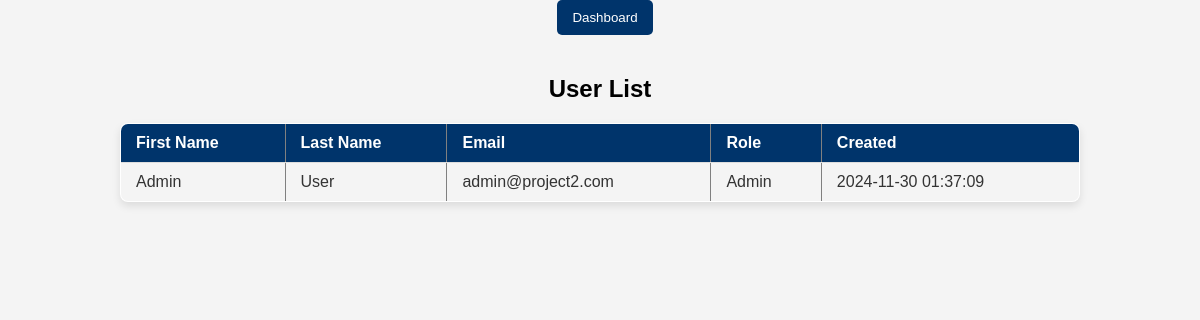
The app's page /view_users.php with its own data.
### tables this page shows
CREATE TABLE `users` (
    `id` int(11) NOT NULL auto_increment,
    `firstname` varchar(255) NOT NULL default '',
    `lastname` varchar(255) NOT NULL default '',
    `password` varchar(255) NOT NULL default '',
    `email` varchar(255) NOT NULL default '',
    `role` varchar(255) NOT NULL default '',
    `created_at` DATETIME NOT NULL DEFAULT CURRENT_TIMESTAMP,
    PRIMARY KEY (`id`)
);

### view_users.php (the view, shortened to what this page needs)
<?php
include 'db.php';
$sql = "SELECT * FROM users";
$stmt = $conn->prepare($sql);
$stmt->execute();
$users = $stmt->fetchAll(PDO::FETCH_ASSOC);
?>
<!DOCTYPE html>
<html lang="en">
<head>
    <link rel="stylesheet" href="user_styles.css">
</head>
<body>
    <button onclick="window.location.href='dashboard.php'">Dashboard</button>
    <h2>User List</h2>
    <table border="1">
        <tr>
            <th>First Name</th>
            <th>Last Name</th>
            <th>Email</th>
            <th>Role</th>
            <th>Created</th>
        </tr>
        <?php foreach ($users as $user): ?>
        <tr>
            <td><?= htmlspecialchars($user['firstname']) ?></td>
            <td><?= htmlspecialchars($user['lastname']) ?></td>
            <td><?= htmlspecialchars($user['email']) ?></td>
            <td><?= htmlspecialchars($user['role']) ?></td>
            <td><?= htmlspecialchars($user['created_at']) ?></td>
        </tr>
        <?php endforeach; ?>
    </table>
</body>
</html>

### user_styles.css (style rules this page uses)
body { font-family: Arial, sans-serif; background-color: #f4f4f4; margin: 0; padding: 0; text-align: center; }
button { background-color: #00346b; color: white; padding: 10px 15px; border: none; border-radius: 5px; cursor: pointer; margin-bottom: 20px; margin-left: 10px; }
table { width: 80%; margin: 20px auto; border-collapse: collapse; box-shadow: 0 4px 8px rgba(0, 0, 0, 0.1); background-color: white; border-radius: 8px; overflow: hidden; }
th { background-color: #00346b; color: white; padding: 10px 15px; text-align: left; font-weight: bold; }
td { padding: 10px 15px; text-align: left; border-bottom: 1px solid #ddd; color: #333; }
tr:nth-child(even) { background-color: #f4f4f4; }
th, td { border-bottom: 1px solid #ddd; }

### records on screen
users: firstname "Admin", lastname "User", email "admin@project2.com", role "Admin", created_at "2024-11-30 01:37:09"
